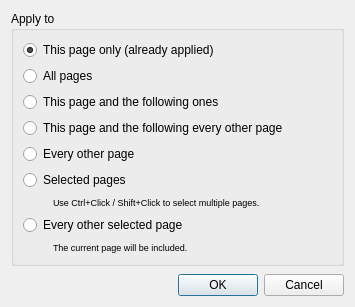
<?xml version="1.0" encoding="UTF-8"?>
<ui version="4.0">
 <class>deskew::ApplyDialog</class>
 <widget class="QDialog" name="deskew::ApplyDialog">
  <property name="windowModality">
   <enum>Qt::WindowModal</enum>
  </property>
  <property name="geometry">
   <rect>
    <x>0</x>
    <y>0</y>
    <width>355</width>
    <height>307</height>
   </rect>
  </property>
  <layout class="QVBoxLayout" name="verticalLayout_3">
   <item>
    <widget class="QGroupBox" name="groupBox_2">
     <property name="title">
      <string>Apply to</string>
     </property>
     <layout class="QVBoxLayout" name="verticalLayout_2">
      <item>
       <widget class="QRadioButton" name="thisPageRB">
        <property name="text">
         <string>This page only (already applied)</string>
        </property>
        <property name="checked">
         <bool>true</bool>
        </property>
       </widget>
      </item>
      <item>
       <widget class="QRadioButton" name="allPagesRB">
        <property name="text">
         <string>All pages</string>
        </property>
       </widget>
      </item>
      <item>
       <widget class="QRadioButton" name="thisPageAndFollowersRB">
        <property name="text">
         <string>This page and the following ones</string>
        </property>
       </widget>
      </item>
      <item>
       <widget class="QRadioButton" name="thisEveryOtherRB">
        <property name="text">
         <string extracomment="All odd or even pages, depending on the current page being odd or even.">This page and the following every other page</string>
        </property>
       </widget>
      </item>
      <item>
       <widget class="QRadioButton" name="everyOtherRB">
        <property name="text">
         <string extracomment="All odd or even pages, depending on the current page being odd or even.">Every other page</string>
        </property>
       </widget>
      </item>
      <item>
       <widget class="QRadioButton" name="selectedPagesRB">
        <property name="text">
         <string>Selected pages</string>
        </property>
       </widget>
      </item>
      <item>
       <layout class="QHBoxLayout" name="horizontalLayout_2">
        <item>
         <spacer name="horizontalSpacer_7">
          <property name="orientation">
           <enum>Qt::Horizontal</enum>
          </property>
          <property name="sizeType">
           <enum>QSizePolicy::Fixed</enum>
          </property>
          <property name="sizeHint" stdset="0">
           <size>
            <width>30</width>
            <height>13</height>
           </size>
          </property>
         </spacer>
        </item>
        <item>
         <widget class="QLabel" name="selectedPagesHint">
          <property name="font">
           <font>
            <pointsize>7</pointsize>
           </font>
          </property>
          <property name="text">
           <string>Use Ctrl+Click / Shift+Click to select multiple pages.</string>
          </property>
         </widget>
        </item>
       </layout>
      </item>
      <item>
       <widget class="QRadioButton" name="everyOtherSelectedRB">
        <property name="text">
         <string>Every other selected page</string>
        </property>
       </widget>
      </item>
      <item>
       <layout class="QHBoxLayout" name="horizontalLayout">
        <item>
         <spacer name="horizontalSpacer_6">
          <property name="orientation">
           <enum>Qt::Horizontal</enum>
          </property>
          <property name="sizeType">
           <enum>QSizePolicy::Fixed</enum>
          </property>
          <property name="sizeHint" stdset="0">
           <size>
            <width>30</width>
            <height>13</height>
           </size>
          </property>
         </spacer>
        </item>
        <item>
         <widget class="QLabel" name="everyOtherSelectedHint">
          <property name="font">
           <font>
            <pointsize>7</pointsize>
           </font>
          </property>
          <property name="text">
           <string>The current page will be included.</string>
          </property>
         </widget>
        </item>
       </layout>
      </item>
     </layout>
    </widget>
   </item>
   <item>
    <spacer name="verticalSpacer">
     <property name="orientation">
      <enum>Qt::Vertical</enum>
     </property>
     <property name="sizeHint" stdset="0">
      <size>
       <width>20</width>
       <height>0</height>
      </size>
     </property>
    </spacer>
   </item>
   <item>
    <widget class="QDialogButtonBox" name="buttonBox">
     <property name="orientation">
      <enum>Qt::Horizontal</enum>
     </property>
     <property name="standardButtons">
      <set>QDialogButtonBox::Cancel|QDialogButtonBox::Ok</set>
     </property>
    </widget>
   </item>
  </layout>
 </widget>
 <resources/>
 <connections/>
</ui>
